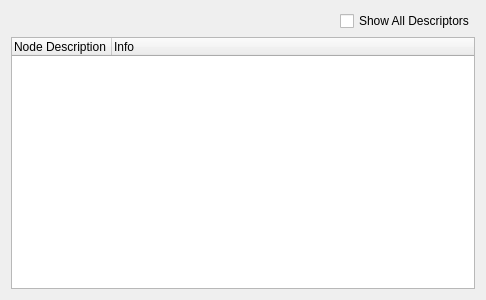
<?xml version="1.0" encoding="UTF-8"?>
<ui version="4.0">
 <class>KViewClasses</class>
 <widget class="QWidget" name="KViewClasses">
  <property name="geometry">
   <rect>
    <x>0</x>
    <y>0</y>
    <width>486</width>
    <height>300</height>
   </rect>
  </property>
  <property name="windowTitle">
   <string>Form</string>
  </property>
  <layout class="QVBoxLayout" name="verticalLayout">
   <item>
    <layout class="QHBoxLayout" name="horizontalLayout">
     <item>
      <spacer name="horizontalSpacer">
       <property name="orientation">
        <enum>Qt::Horizontal</enum>
       </property>
       <property name="sizeHint" stdset="0">
        <size>
         <width>40</width>
         <height>20</height>
        </size>
       </property>
      </spacer>
     </item>
     <item>
      <widget class="QCheckBox" name="ShowAll">
       <property name="text">
        <string>Show All Descriptors</string>
       </property>
      </widget>
     </item>
    </layout>
   </item>
   <item>
    <widget class="QTreeWidget" name="List">
     <column>
      <property name="text">
       <string>Node Description</string>
      </property>
     </column>
     <column>
      <property name="text">
       <string>Info</string>
      </property>
     </column>
    </widget>
   </item>
  </layout>
 </widget>
 <resources/>
 <connections/>
</ui>
